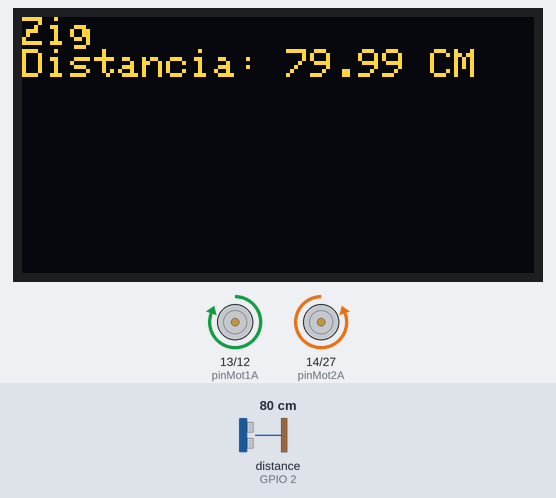
The sketch below on a simulated ESP32. Shown: 128×64 one-colour display, motor-driver pin pairs drawn as motors (green arrow = first pin HIGH = forward, orange = second pin HIGH = backward, longer = more drive). Wiring (inferred from the names in the program): ultrasonic range finder: trigger GPIO 4; echo GPIO 2. The test bench sets the inputs (shaded band); at power-on: distance to the obstacle (sensor on GPIO 2) 80 cm. The echo pulse lasts 58.3 µs per cm; the OLED is the two-colour kind (top 16 rows yellow); what the sketch prints to the serial monitor is not drawn.

Above: at 2.2 s.
2.3 s: distance to the obstacle (sensor on GPIO 2) set to 5 cm
At 5.2 s:
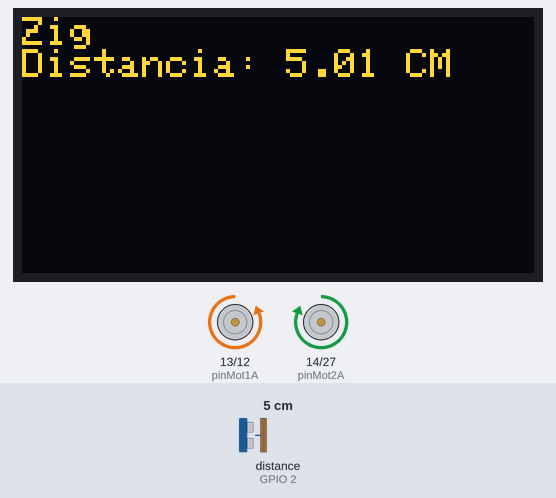
7.2 s: distance to the obstacle (sensor on GPIO 2) set to 3 cm
At 9.4 s:
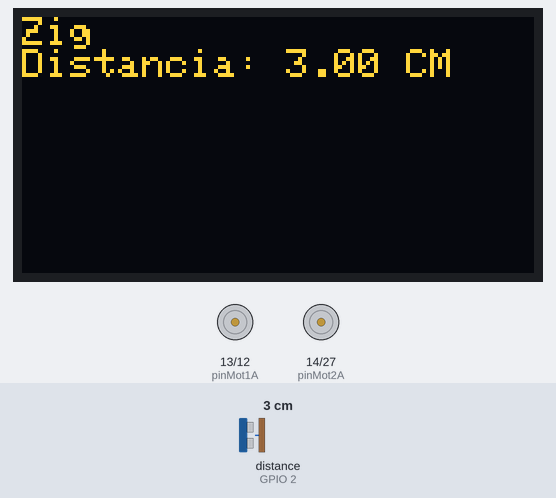
9.8 s: distance to the obstacle (sensor on GPIO 2) set to 9 cm
At 12.4 s:
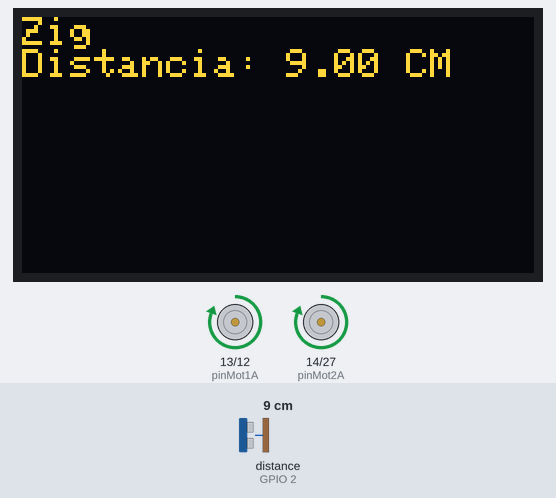
Timing chart, 0 to 13.9 s (numbered marks = the images above; inputs shaded):
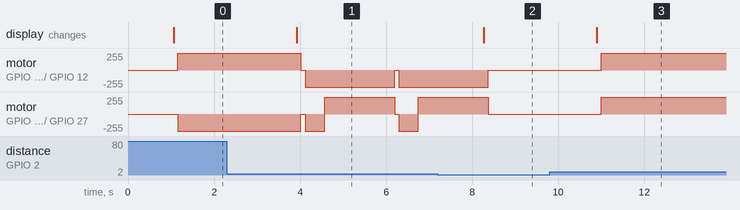

Measured:
- the behaviour switches between 5 and 4 cm on distance to the obstacle (sensor on GPIO 2) (found by bisection; images 1 and 2)
- after the input at 7.2 s, motor on GPIO 13 (pinMot1A) / GPIO 12 (pinMot1B), motor on GPIO 14 (pinMot2A) / GPIO 27 (pinMot2B): goes on until 8.4 s, then stays stopped; the display: changes after 1.1 s (image 2)
- after the input at 9.8 s, motor on GPIO 13 (pinMot1A) / GPIO 12 (pinMot1B), motor on GPIO 14 (pinMot2A) / GPIO 27 (pinMot2B): stopped → forward 255/255 after 1.2 s; the display: changes after 1.1 s (image 3)

The sketch:

1.0.0.1.ino
```cpp
#include <Wire.h>
#include <Adafruit_GFX.h>
#include <Adafruit_SSD1306.h>

#define LARGURA_OLED 128
#define ALTURA_OLED 64

#define OLED_RESET -1
Adafruit_SSD1306 display(LARGURA_OLED, ALTURA_OLED, &Wire, OLED_RESET);

#define pinMot1A 13
#define pinMot1B 12
#define pinMot2A 14
#define pinMot2B 27

const int PINO_TRIG = 4; // Pino D4 conectado ao TRIG do HC-SR04
const int PINO_ECHO = 2; // Pino D2 conectado ao ECHO do HC-SR04

long distancia;

void setup() {
  pinMode(PINO_TRIG, OUTPUT);
  pinMode(PINO_ECHO, INPUT);

  display.begin(SSD1306_SWITCHCAPVCC, 0x3C);
  Serial.begin(115200);

  pinMode(pinMot1A, OUTPUT);
  pinMode(pinMot1B, OUTPUT);
  pinMode(pinMot2A, OUTPUT);
  pinMode(pinMot2B, OUTPUT);

  display.clearDisplay();
}

void loop() {
  const int velocidade = 200;


    digitalWrite(PINO_TRIG, LOW);
  delayMicroseconds(2);
  digitalWrite(PINO_TRIG, HIGH);
  delayMicroseconds(10);
  digitalWrite(PINO_TRIG, LOW);

  long duracao = pulseIn(PINO_ECHO, HIGH);
  float distancia = (duracao * 0.0343) / 2;
  Serial.print("Distância: ");
  Serial.print(distancia);
  Serial.println(" cm");

  delay(1000);

  display.clearDisplay();
  display.setCursor(0, 0);
  display.setTextSize(1);
  display.setTextColor(WHITE);
  display.println("Zig");
  display.print("Distancia: ");
  display.print(distancia);
  display.println(" CM");
  display.display();

  delay(100);


  if (distancia <= 5) {
    giro();
    delay(1000);
  } else if (distancia >= 50) {
    esquerda();
    delay(300);
  } else if (distancia >= 30) {
    direita();
    delay(300);
  } else if (distancia >= 8) {
    frente();
    delay(100);
  } else {
    para();
    delay(100);
    voltar();
    delay(450);
    direita();
    delay(500);
  }
}

void para() {
  digitalWrite(pinMot1A, LOW);
  digitalWrite(pinMot1B, LOW);
  digitalWrite(pinMot2A, LOW);
  digitalWrite(pinMot2B, LOW);
}

void frente() {
  digitalWrite(pinMot1A, HIGH);
  digitalWrite(pinMot1B, LOW);
  digitalWrite(pinMot2A, HIGH);
  digitalWrite(pinMot2B, LOW);
}

void esquerda() {
  digitalWrite(pinMot1A, HIGH);
  digitalWrite(pinMot1B, LOW);
  digitalWrite(pinMot2A, LOW);
  digitalWrite(pinMot2B, HIGH);
}

void direita() {
  digitalWrite(pinMot1A, LOW);
  digitalWrite(pinMot1B, HIGH);
  digitalWrite(pinMot2A, HIGH);
  digitalWrite(pinMot2B, LOW);
}

void voltar() {
  digitalWrite(pinMot1A, LOW);
  digitalWrite(pinMot1B, HIGH);
  digitalWrite(pinMot2A, LOW);
  digitalWrite(pinMot2B, HIGH);
}

void giro() {
  digitalWrite(pinMot1A, HIGH);
  digitalWrite(pinMot1B, HIGH);
  digitalWrite(pinMot2A, HIGH);
  digitalWrite(pinMot2B, HIGH);
  delay(500);
}
```
